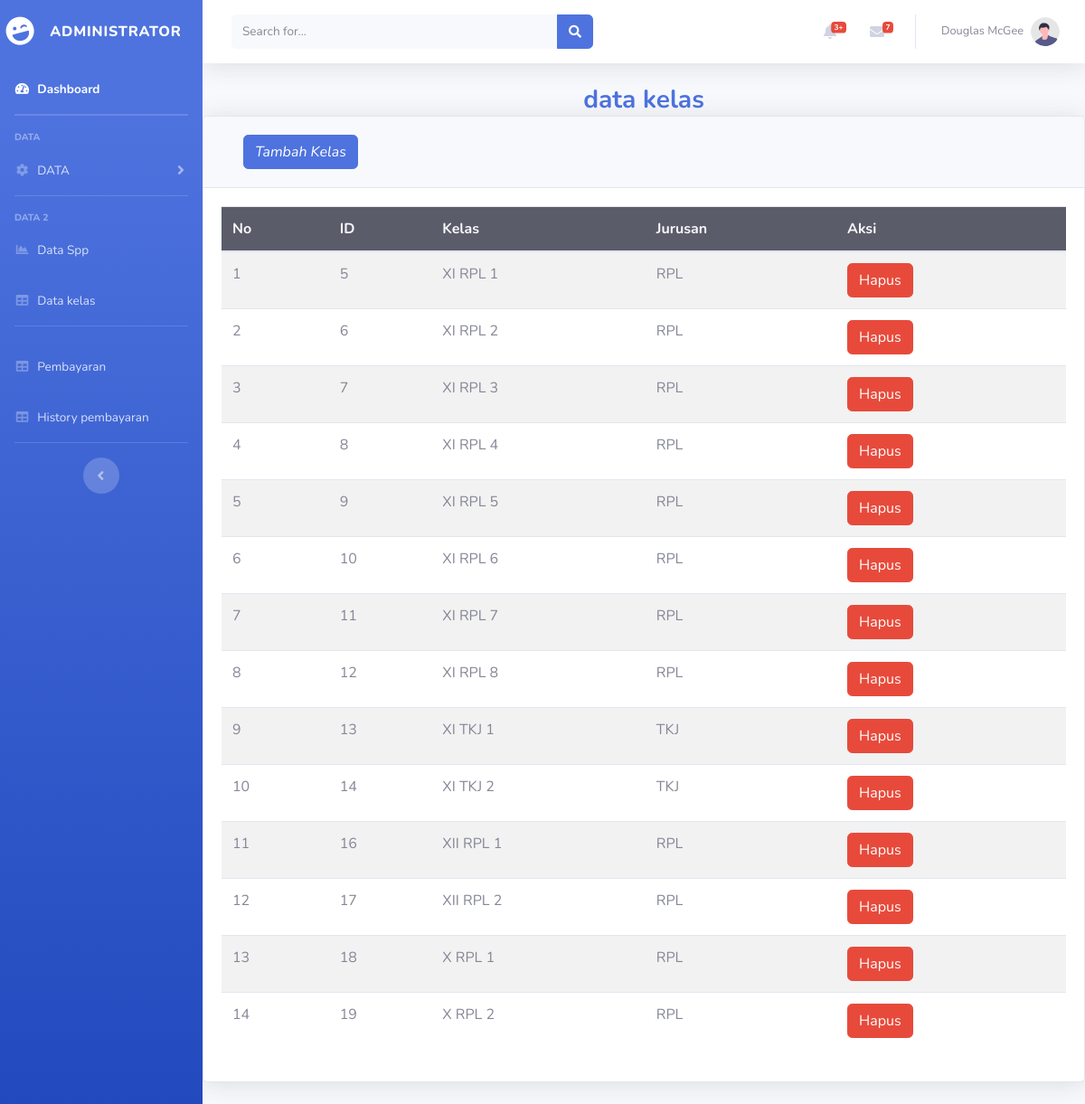
The app's page /administrator/data_kelas.php (signed in) with its own data.
### tables this page shows
CREATE TABLE `kelas` (
  `id_kelas` int(11) NOT NULL,
  `nama_kelas` varchar(10) NOT NULL,
  `jurusan` varchar(5) NOT NULL,
  `angkatan` int(2) NOT NULL
);

### administrator/data_kelas.php (the view, shortened to what this page needs)
<!DOCTYPE html>
<html lang="en">
<head>
    <link href="vendor/fontawesome-free/css/all.min.css" rel="stylesheet" type="text/css">
    <link href="css/sb-admin-2.min.css" rel="stylesheet">
</head>
<body id="page-top">
    <div id="wrapper">
        <ul class="navbar-nav bg-gradient-primary sidebar sidebar-dark accordion" id="accordionSidebar">
            <a class="sidebar-brand d-flex align-items-center justify-content-center" href="halaman_administrator.php">
                <div class="sidebar-brand-icon rotate-n-15">
                    <i class="fas fa-laugh-wink"></i>
                </div>
                <div class="sidebar-brand-text mx-3">ADMINISTRATOR</div>
            </a>
             <li class="nav-item active">
                <a class="nav-link" href="halaman_administrator.php">
                    <i class="fas fa-fw fa-tachometer-alt"></i>
                    <span>Dashboard</span></a>
            </li>
            <hr class="sidebar-divider my-0">
            <hr class="sidebar-divider">
            <div class="sidebar-heading">
                DATA
            </div>
            <li class="nav-item">
                <a class="nav-link collapsed" href="#" data-toggle="collapse" data-target="#collapseUtilities"
                    aria-expanded="true" aria-controls="collapseUtilities">
                    <i class="fas fa-fw fa-cog"></i>
                    <span>DATA</span>
                </a>
            </li>
            <hr class="sidebar-divider">
            <div class="sidebar-heading">
                Data 2
            </div>
            <li class="nav-item">
                <a class="nav-link" href="data_spp.php">
                    <i class="fas fa-fw fa-chart-area"></i>
                    <span>Data Spp</span></a>
            </li>
            <li class="nav-item">
                <a class="nav-link" href="data_kelas.php">
                    <i class="fas fa-fw fa-table"></i>
                    <span>Data kelas</span></a>
            </li>
            <hr class="sidebar-divider">
            <li class="nav-item">
                <a class="nav-link" href="pembayaran.php">
                    <i class="fas fa-fw fa-table"></i>
                    <span>Pembayaran</span></a>
            </li>
            <li class="nav-item">
                <a class="nav-link" href="history.php">
                    <i class="fas fa-fw fa-table"></i>
                    <span>History pembayaran</span></a>
            </li>
            <hr class="sidebar-divider d-none d-md-block">
            <div class="text-center d-none d-md-inline">
                <button class="rounded-circle border-0" id="sidebarToggle"></button>
            </div>
        </ul>
        <div id="content-wrapper" class="d-flex flex-column">
            <div id="content">
                <nav class="navbar navbar-expand navbar-light bg-white topbar mb-4 static-top shadow">
                    <form
                        class="d-none d-sm-inline-block form-inline mr-auto ml-md-3 my-2 my-md-0 mw-100 navbar-search">
                        <div class="input-group">
                            <input type="text" class="form-control bg-light border-0 small" placeholder="Search for..."
                                aria-label="Search" aria-describedby="basic-addon2">
                            <div class="input-group-append">
                                <button class="btn btn-primary" type="button">
                                    <i class="fas fa-search fa-sm"></i>
                                </button>
                            </div>
                        </div>
                    </form>
                    <ul class="navbar-nav ml-auto">
                        <li class="nav-item dropdown no-arrow mx-1">
                            <a class="nav-link dropdown-toggle" href="#" id="alertsDropdown" role="button"
                                data-toggle="dropdown" aria-haspopup="true" aria-expanded="false">
                                <i class="fas fa-bell fa-fw"></i>
                                <span class="badge badge-danger badge-counter">3+</span>
                            </a>
                        </li>
                        <li class="nav-item dropdown no-arrow mx-1">
                            <a class="nav-link dropdown-toggle" href="#" id="messagesDropdown" role="button"
                                data-toggle="dropdown" aria-haspopup="true" aria-expanded="false">
                                <i class="fas fa-envelope fa-fw"></i>
                                <span class="badge badge-danger badge-counter">7</span>
                            </a>
                        </li>
                        <li class="nav-item dropdown no-arrow">
                            <a class="nav-link dropdown-toggle" href="#" id="userDropdown" role="button"
                                data-toggle="dropdown" aria-haspopup="true" aria-expanded="false">
                                <span class="mr-2 d-none d-lg-inline text-gray-600 small">Douglas McGee</span>
                                <img class="img-profile rounded-circle"
                                    src="img/undraw_profile.svg">
                            </a>
                        </li>
                    </ul>
                </nav>
            <h3 align="center"; class="m-0 font-weight-bold text-primary">data kelas</h3>
            <div class="card shadow mb-4">
                    <div class="card-header py-3 ">
                    <a class="dropdown-item" href="#" data-toggle="modal" data-target="#tambah_kelas">
                                    <i class="btn btn-primary">Tambah Kelas</i>
                                </a>
                    </div>
                        <div class="card-body">
                            <div class="table-responsive">
                            <table class="table table-hover table-striped">
                            <thead class="bg-dark text-light">
                                <th>No</th><th>ID</th>
                                <th>Kelas</th><th>Jurusan</th><th>Aksi</th>
                            </thead>
                            <tbody>
                            <?php
                            include'../koneksi.php';
                            $tampil_kelas=mysqli_query($sambung,"select * from kelas");
                            $no=0;
                            while($data_kelas=mysqli_fetch_array($tampil_kelas)){
                                $no++;?>
                                    <tr>
                                        <td><?=$no?></td>
                                        <td><?=$data_kelas['id_kelas']?></td>
                                        <td><?=$data_kelas['nama_kelas']?></td>
                                        <td><?=$data_kelas['jurusan']?></td>
                                        <td>
                                        <a href="../1proses_kelas/proses_delete_kelas.php?id_kelas=<?=$data_kelas['id_kelas']?>" onclick="return confirm('Apakah anda yakin mengubah data ini?')"><input type="button" class="btn btn-danger" value="Hapus"></a>
                                        </td>
                                    </tr>
                                <?php
                            }
                            ?>
                            </tbody>
                            </table>
                            </div>
                        </div>
                    </div>
</body>
</html>

### records on screen
kelas: id_kelas "5", nama_kelas "XI RPL 1", jurusan "RPL"
kelas: id_kelas "6", nama_kelas "XI RPL 2", jurusan "RPL"
kelas: id_kelas "7", nama_kelas "XI RPL 3", jurusan "RPL"
kelas: id_kelas "8", nama_kelas "XI RPL 4", jurusan "RPL"
kelas: id_kelas "9", nama_kelas "XI RPL 5", jurusan "RPL"
kelas: id_kelas "10", nama_kelas "XI RPL 6", jurusan "RPL"
kelas: id_kelas "11", nama_kelas "XI RPL 7", jurusan "RPL"
kelas: id_kelas "12", nama_kelas "XI RPL 8", jurusan "RPL"
kelas: id_kelas "13", nama_kelas "XI TKJ 1", jurusan "TKJ"
kelas: id_kelas "14", nama_kelas "XI TKJ 2", jurusan "TKJ"
kelas: id_kelas "16", nama_kelas "XII RPL 1", jurusan "RPL"
kelas: id_kelas "17", nama_kelas "XII RPL 2", jurusan "RPL"
kelas: id_kelas "18", nama_kelas "X RPL 1", jurusan "RPL"
kelas: id_kelas "19", nama_kelas "X RPL 2", jurusan "RPL"
